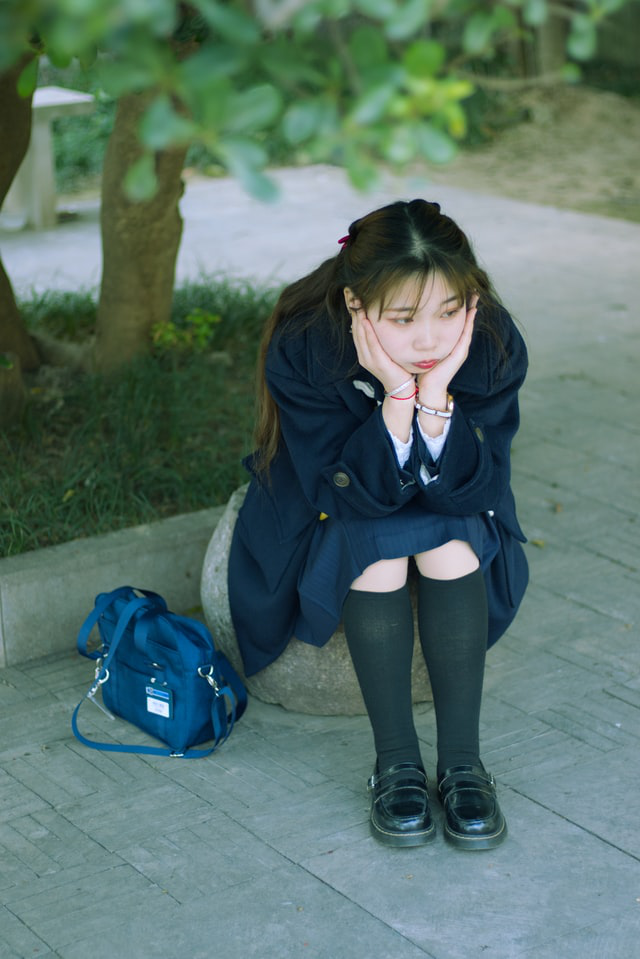
#> input picture image/girl.png, 640 x 959 px
$ python cascade.py
#> lines starting #> are read from the running program, lines starting #| are printed output that depends on the picture; after the words box and inside, x2 and y2 are one past the last pixel; in counts of white or black regions, pixels touching at a corner belong together
import numpy as np
import cv2

face_cascade = cv2.CascadeClassifier('./data/haarcascade_frontalface_default.xml')
eye_cascade = cv2.CascadeClassifier('./data/haarcascade_eye.xml')

img = cv2.imread('./image/girl.png')
#> img is the input picture: shape (959, 640, 3); mean B, G, R 106, 112.9, 87.9
gray = cv2.cvtColor(img, cv2.COLOR_BGR2GRAY)
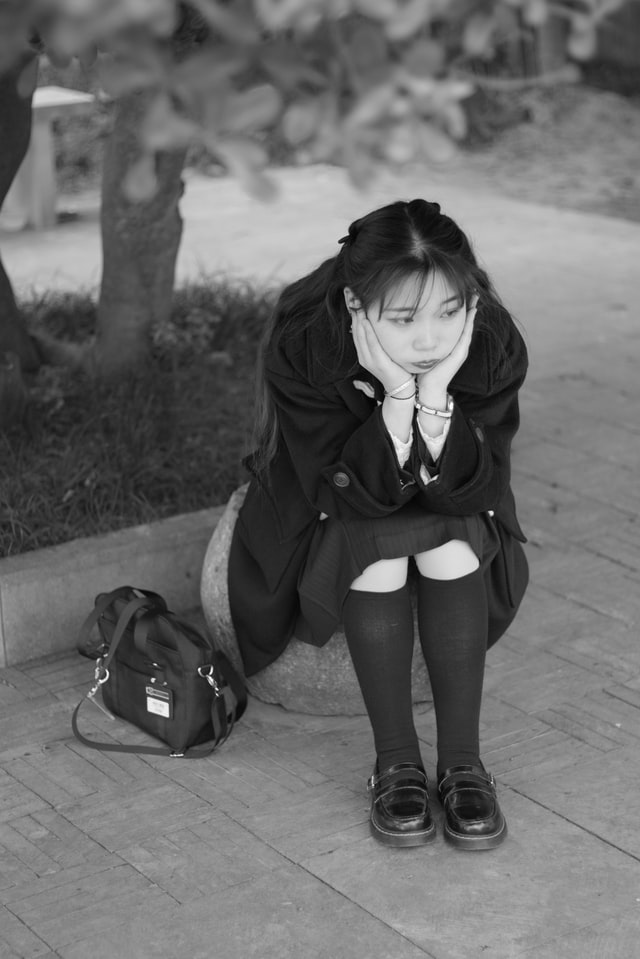
#> gray: shape (959, 640); min 1, max 255, mean 104.7
faces = face_cascade.detectMultiScale(gray, 1.3, 5)
#> faces = [[368, 268, 123, 123]]
for (x,y,w,h) in faces:
    img = cv2.rectangle(img,(x,y),(x+w,y+h),(255,0,0),2)
    roi_gray = gray[y:y+h, x:x+w]
    roi_color = img[y:y+h, x:x+w]
    eyes = eye_cascade.detectMultiScale(roi_gray)
    for (ex,ey,ew,eh) in eyes:
        cv2.rectangle(roi_color,(ex,ey),(ex+ew,ey+eh),(0,255,0),2)
#> this loop made 1 pass
#> (x, y, w, h, eyes) on pass 1: (368, 268, 123, 123, [[67, 32, 24, 24], [23, 37, 28, 28]])
#> pass 1, `img = cv2.rectangle(img,(x,y),(x+w,y+h),(255,0,0),2)`:
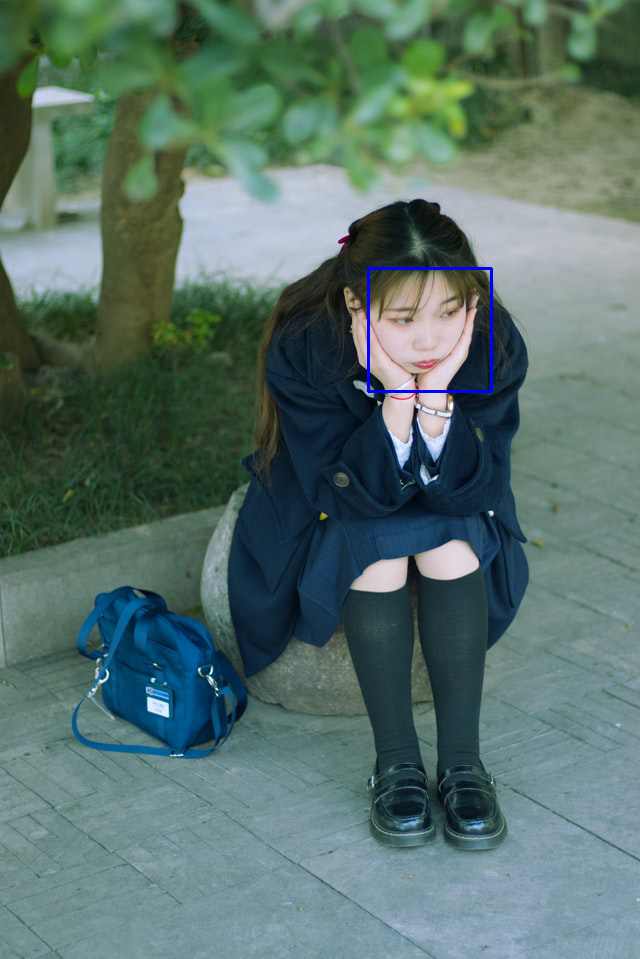
#> img: shape (959, 640, 3); 0.24% of pixels changed, all inside (x1, y1, x2, y2) = (367, 267, 493, 393)
#> pass 1, `roi_gray = gray[y:y+h, x:x+w]`:
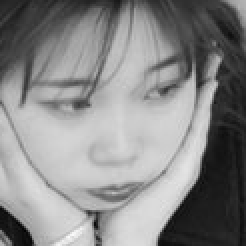
#> roi_gray: shape (123, 123) (shown 2 times larger); min 1, max 251, mean 135.7
#> pass 1, `roi_color = img[y:y+h, x:x+w]`:
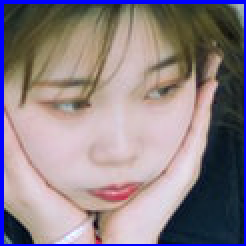
#> roi_color: shape (123, 123, 3) (shown 2 times larger); mean B, G, R 134.7, 128.4, 141
#> after the loop:
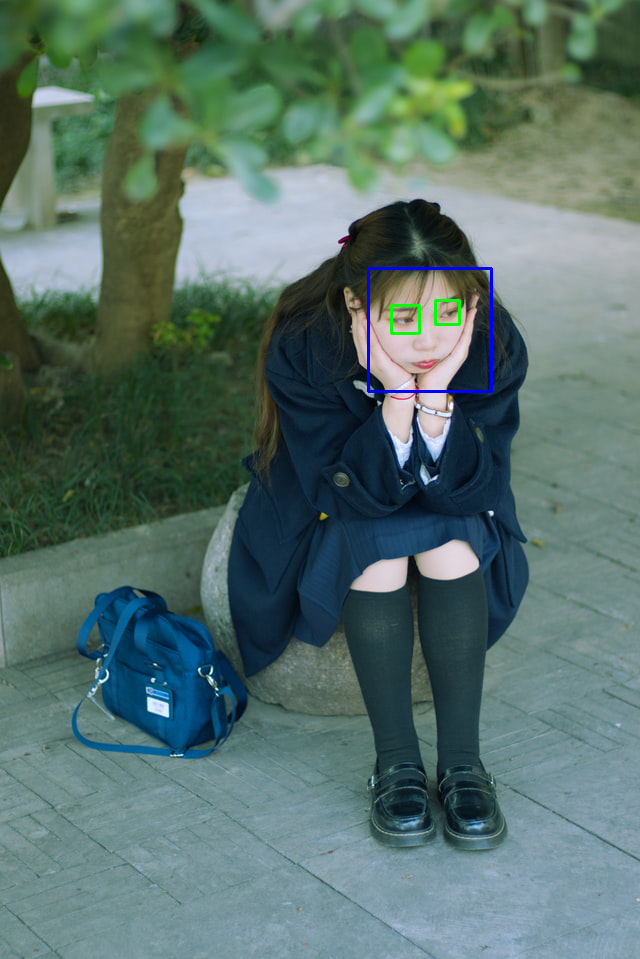
#> img: shape (959, 640, 3); 0.1% of pixels changed, all inside (x1, y1, x2, y2) = (390, 299, 461, 335)
#> after the loop:
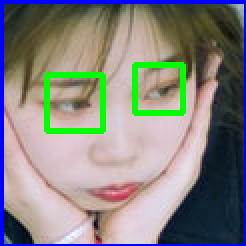
#> roi_color: shape (123, 123, 3) (shown 2 times larger); 4.07% of pixels changed, all inside (x1, y1, x2, y2) = (22, 31, 93, 67)

cv2.imwrite('./image/gril_cascade_save.png', img)
